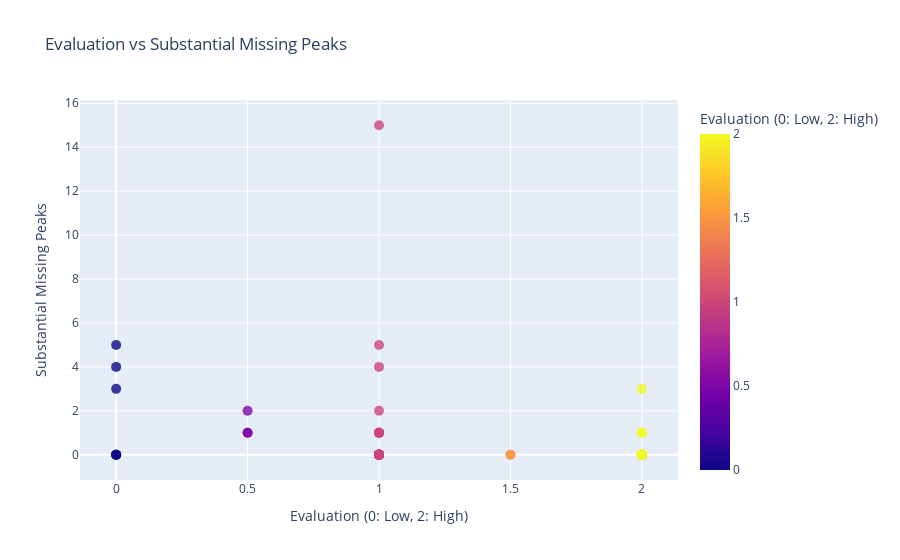
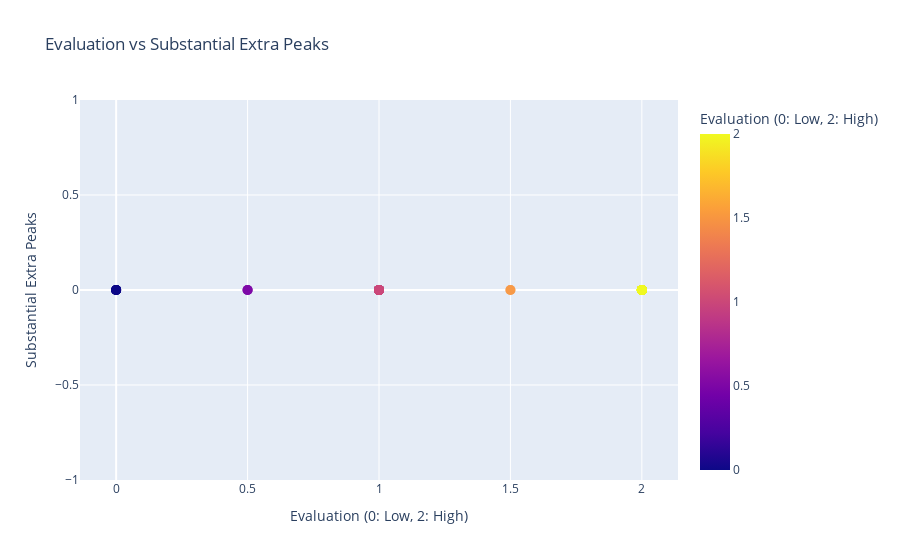

Notebook source saved alongside these figures, in order:
### Code cell
# Group samples with the same values into hoverable text
import plotly.express as px
def create_hover_text(grouped_data):
    grouped_data = grouped_data.groupby(['Evaluation', 'Substantial Missing Peaks'])['Name'].apply(
        lambda x: '<br>'.join('<br>'.join(x[i:i+2]) for i in range(0, len(x), 2))
    ).reset_index(name='Hover Text')
    return grouped_data

# Merge hover text for missing peaks
missing_hover = create_hover_text(df_rwp_with_tri[['Evaluation', 'Substantial Missing Peaks', 'Name']])


# Group data by Evaluation and Substantial Missing Peaks, concatenate names
grouped_missing = df_rwp_with_tri.groupby(['Evaluation', 'Substantial Missing Peaks'])['Name'].apply(
    lambda names: '<br>'.join('<br>'.join(names[i:i+2]) for i in range(0, len(names), 2))
).reset_index(name='Hover Text Sub Missing')

# Merge back to original DataFrame
df_rwp_with_tri = df_rwp_with_tri.merge(grouped_missing, on=['Evaluation', 'Substantial Missing Peaks'], how='left')

# Scatter plot for Substantial Missing Peaks
fig_missing = px.scatter(
    df_rwp_with_tri,
    x='Evaluation',
    y='Substantial Missing Peaks',
    color='Evaluation',
    title="Evaluation vs Substantial Missing Peaks",
    labels={'Evaluation': 'Evaluation (0: Low, 2: High)', 'Substantial Missing Peaks': 'Substantial Missing Peaks'}
)

# Customize hover text to show all names on the same dot
fig_missing.update_traces(
    marker=dict(size=10, opacity=0.8),  # Adjust marker size and opacity
    hovertemplate="<b>Evaluation:</b> %{x}<br>" +
                  "<b>Substantial Missing Peaks:</b> %{y}<br>" +
                  "<b>Name:</b> %{customdata}<extra></extra>",
    customdata=df_rwp_with_tri['Hover Text Sub Missing']  # Pass concatenated names to hover
)

# Repeat the same logic for Substantial Extra Peaks
grouped_extra = df_rwp_with_tri.groupby(['Evaluation', 'Substantial Extra Peaks'])['Name'].apply(
    lambda names: '<br>'.join('<br>'.join(names[i:i+2]) for i in range(0, len(names), 2))
).reset_index(name='Hover Text Sub Extra')

# Merge back to original DataFrame
df_rwp_with_tri = df_rwp_with_tri.merge(grouped_extra, on=['Evaluation', 'Substantial Extra Peaks'], how='left')

fig_extra = px.scatter(
    df_rwp_with_tri,
    x='Evaluation',
    y='Substantial Extra Peaks',
    color='Evaluation',
    title="Evaluation vs Substantial Extra Peaks",
    labels={'Evaluation': 'Evaluation (0: Low, 2: High)', 'Substantial Extra Peaks': 'Substantial Extra Peaks'}
)

# Customize hover text for Extra Peaks
fig_extra.update_traces(
    marker=dict(size=10, opacity=0.8),  # Adjust marker size and opacity
    hovertemplate="<b>Evaluation:</b> %{x}<br>" +
                  "<b>Substantial Extra Peaks:</b> %{y}<br>" +
                  "<b>Name:</b> %{customdata}<extra></extra>",
    customdata=df_rwp_with_tri['Hover Text Sub Extra']  # Pass concatenated names to hover
)

# Show plots
fig_missing.show()
fig_extra.show()
